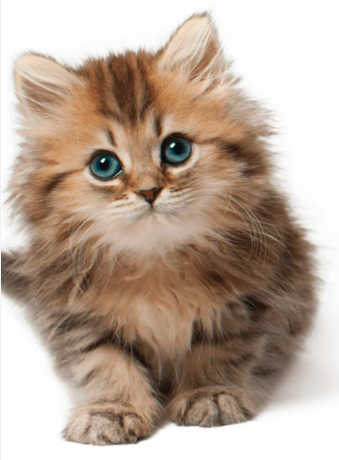
//> input picture testCppLab/testOpenCV/origin/cat3.jpg, 339 x 460 px
$ ./createMask   (built with g++ and OpenCV 4)
//> lines starting //> are read from the running program, lines starting //| are printed output that depends on the picture; after the words box and inside, x2 and y2 are one past the last pixel; in counts of white or black regions, pixels touching at a corner belong together
#include <opencv2/opencv.hpp>
#include <iostream>

using namespace cv;
using namespace std;

int main() {
    // Đọc ảnh
    Mat img = imread("cat3.jpg");
//> img is the input picture: 460 rows x 339 cols, CV_8UC3; mean B, G, R 153.7, 168.1, 186.8
    if (img.empty()) {
        cout << "Không thể đọc ảnh!" << endl;
        return -1;
    }
    imshow("Origin Image", img);

    // // Chuyển đổi ảnh sang không gian màu HSV
    // Mat imgHSV;
    // cvtColor(img, imgHSV, COLOR_BGR2HSV);

    // // Đặt phạm vi màu đen trong không gian HSV
    // Scalar lower_black(0, 0, 0);  // Màu đen thường có Hue 0, Saturation và Value gần 0
    // Scalar upper_black(180, 255, 50); // Hãy thử các giá trị này cho màu đen

    // // Tạo mặt nạ (mask) lọc màu đen
    // Mat maskBLACK;
    // inRange(imgHSV, lower_black, upper_black, maskBLACK);

    // // Đặt phạm vi màu xám trong không gian HSV
    // // Màu xám có Saturation gần 0, và Value từ 50 đến 200 để bao phủ nhiều sắc độ xám
    // Scalar lower_gray(0, 0, 50);    // H, S gần 0 và V trong phạm vi từ 50 (tối) đến 200 (sáng)
    // Scalar upper_gray(180, 70, 200); // H có thể dao động từ 0 đến 180, S gần 0 và V từ 50 đến 200


    // Màu chủ đạo (BGR) mà bạn tính toán được từ trước
    //cv::Scalar dominantColorBGR(28, 29, 31);

    // Chuyển đổi ảnh sang không gian màu HSV
    cv::Mat imgHSV;
    cv::cvtColor(img, imgHSV, cv::COLOR_BGR2HSV);
//> imgHSV: 460 rows x 339 cols, CV_8UC3; mean H, S, V 10.6, 59.7, 187

    // [6 lines of commented-out code are left out]
    float delta_hue = 37;
    float lower_hueH = (3.42 - delta_hue) < 0 ? 0 : (3.42 - delta_hue);  // Hue không được nhỏ hơn 0
    float upper_hueH = (3.42 + delta_hue*2) > 179 ? 179 : (3.42 + delta_hue);  // Hue không được lớn hơn 179

    float lower_hueS = (20.7979 - delta_hue/2) < 0 ? 0 : (20.7979 - delta_hue/2);  // Hue không được nhỏ hơn 0
    float upper_hueS = (20.7979 + delta_hue*5) > 255 ? 255 : (20.7979 + delta_hue*5);  // Hue không được lớn hơn 179

    float lower_hueV = (31.4529- delta_hue/2) < 0 ? 0 : (31.4529- delta_hue/2);  // Hue không được nhỏ hơn 0
    float upper_hueV = (31.4529 + delta_hue*5) > 255 ? 255 : (31.4529 + delta_hue*5);  // Hue không được lớn hơn 179

    // Đặt phạm vi màu nâu nhạt trong không gian HSV dựa trên màu chủ đạo
    cv::Scalar lower_bound(lower_hueH, lower_hueS, lower_hueV);  // Hue từ 3.42-10 đến 3.42+10, Saturation từ 20 đến 30, Value từ 31 đến 41
    cv::Scalar upper_bound(upper_hueH, upper_hueS, upper_hueV);  // Hue từ 3.42+10 đến 3.42-10, Saturation từ 50 đến 70, Value từ 60 đến 90

    // Đặt phạm vi màu nâu nhạt trong không gian HSV
    cv::Scalar lower_brown_light(10, 20, 100);  // Hue từ 10 đến 30, Saturation thấp (20) và Value ở mức 100
    cv::Scalar upper_brown_light(30, 100, 200); // Hue từ 10 đến 30, Saturation từ 20 đến 100, Value từ 100 đến 200


    // Tạo mặt nạ (mask) lọc màu xám
    Mat mask;
    inRange(imgHSV, lower_bound, upper_bound, mask);
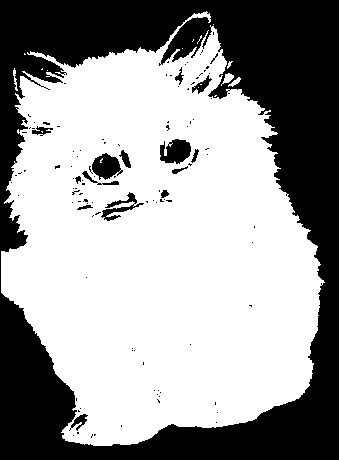
//> mask: 460 rows x 339 cols, CV_8UC1; 61.3% white; 113 black regions (98 under 20 px), largest, box (x1, y1, x2, y2) and area: (0, 0, 339, 460) 57773, (160, 139, 191, 164) 562, (92, 153, 123, 180) 530

    // Lưu mặt nạ vào một file ảnh mới
    imwrite("maskObject2.png", mask);  // Lưu mặt nạ dưới dạng file PNG

    // Hiển thị mặt nạ
    imshow("Mask", mask);

    // Lọc ra những phần có màu đen từ ảnh gốc
    Mat result;
    bitwise_and(img, img, result, mask);  // Áp dụng mặt nạ lên ảnh
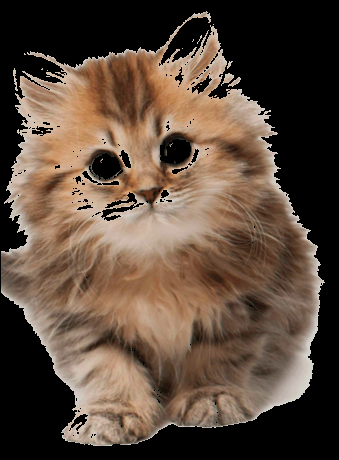
//> result: 460 rows x 339 cols, CV_8UC3; mean B, G, R 60.1, 73.8, 92

    // Hiển thị ảnh kết quả
    imshow("Filtered Image", result);

    // Lưu ảnh kết quả vào file mới (nếu cần)
    imwrite("resultImage.png", result);

    // Đợi người dùng nhấn phím để đóng cửa sổ
    waitKey(0);
    return 0;
}

$ run again, with testCppLab/testOpenCV/origin/cat1.jpg copied over testCppLab/testOpenCV/origin/cat3.jpg
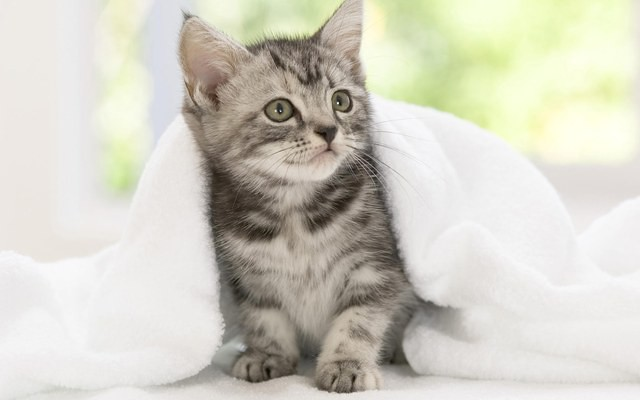
//> input picture testCppLab/testOpenCV/origin/cat1.jpg, 640 x 400 px
//> img is the input picture: 400 rows x 640 cols, CV_8UC3; mean B, G, R 195.4, 207.3, 209.5
//> imgHSV: 400 rows x 640 cols, CV_8UC3; mean H, S, V 31.8, 21.8, 211.1
//> `inRange(imgHSV, lower_bound, upper_bound, mask);`:
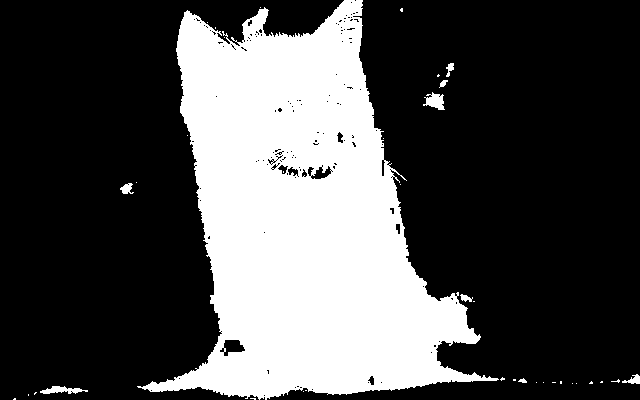
//> mask: 400 rows x 640 cols, CV_8UC1; 30.2% white; 38 white regions (29 under 20 px), largest, box (x1, y1, x2, y2) and area: (137, 0, 499, 400) 76369, (423, 92, 445, 110) 234, (40, 386, 88, 394) 212
//> `bitwise_and(img, img, result, mask);`:
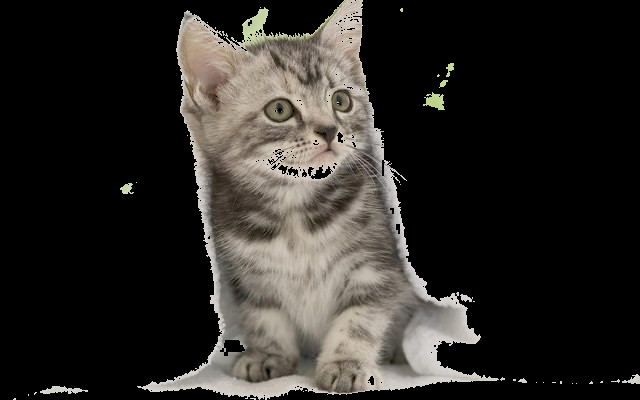
//> result: 400 rows x 640 cols, CV_8UC3; mean B, G, R 39.1, 42.5, 45.1

$ run again, with testCppLab/testOpenCV/origin/cat4.jpg copied over testCppLab/testOpenCV/origin/cat3.jpg
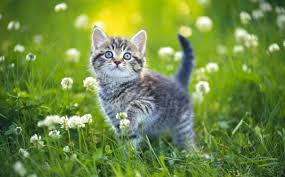
//> input picture testCppLab/testOpenCV/origin/cat4.jpg, 285 x 177 px
//> img is the input picture: 177 rows x 285 cols, CV_8UC3; mean B, G, R 65.7, 138.8, 112.1
//> imgHSV: 177 rows x 285 cols, CV_8UC3; mean H, S, V 50.9, 144.5, 140.8
//> `inRange(imgHSV, lower_bound, upper_bound, mask);`:
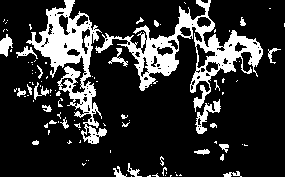
//> mask: 177 rows x 285 cols, CV_8UC1; 18.9% white; 104 white regions (77 under 20 px), largest, box (x1, y1, x2, y2) and area: (95, 0, 263, 112) 4173, (26, 0, 107, 144) 3498, (195, 99, 221, 134) 290
//> `bitwise_and(img, img, result, mask);`:
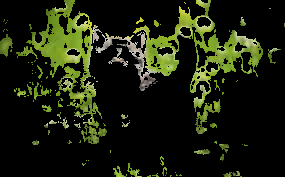
//> result: 177 rows x 285 cols, CV_8UC3; mean B, G, R 12.5, 31, 26.1
